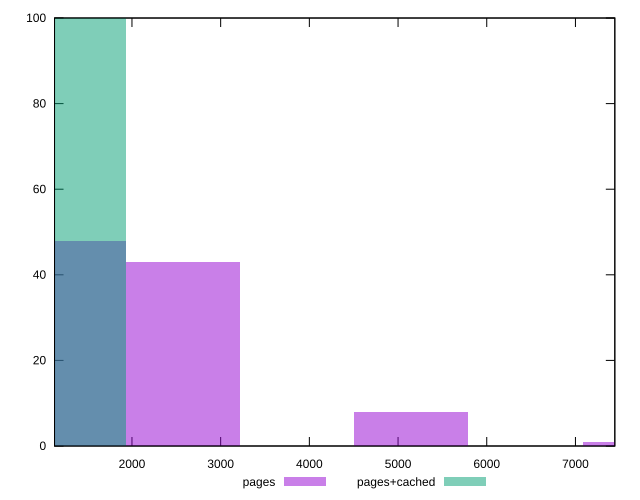

This chart was generated by the following gnuplot code:
reset

$pages <<EOF
2574.643278591129 43
1287.3216392955644 48
5149.286557182258 8
7723.929835773386 1
EOF

$pagesCached <<EOF
1287.3216392955644 100
EOF

set key outside below
set boxwidth 1287.3216392955644
set xrange [1127:7444]
set yrange [0:100]
set trange [0:100]
set style fill transparent solid 0.5 noborder
set terminal svg size 640, 500 enhanced background rgb 'white'
set output "report_00011_2021-02-09T10:53:21.242Z/render-blocking-resources/comparison/histogram/0_vs_1.svg"

plot $pages title "pages" with boxes, \
     $pagesCached title "pages+cached" with boxes

reset
